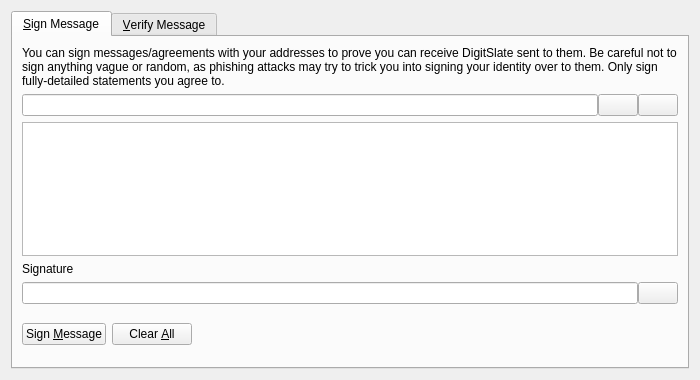
<?xml version="1.0" encoding="UTF-8"?>
<ui version="4.0">
 <class>SignVerifyMessageDialog</class>
 <widget class="QDialog" name="SignVerifyMessageDialog">
  <property name="geometry">
   <rect>
    <x>0</x>
    <y>0</y>
    <width>700</width>
    <height>380</height>
   </rect>
  </property>
  <property name="windowTitle">
   <string>Signatures - Sign / Verify a Message</string>
  </property>
  <property name="modal">
   <bool>true</bool>
  </property>
  <layout class="QVBoxLayout" name="verticalLayout">
   <item>
    <widget class="QTabWidget" name="tabWidget">
     <property name="currentIndex">
      <number>0</number>
     </property>
     <widget class="QWidget" name="tabSignMessage">
      <attribute name="title">
       <string>&amp;Sign Message</string>
      </attribute>
      <layout class="QVBoxLayout" name="verticalLayout_SM">
       <item>
        <widget class="QLabel" name="infoLabel_SM">
         <property name="text">
          <string>You can sign messages/agreements with your addresses to prove you can receive DigitSlate sent to them. Be careful not to sign anything vague or random, as phishing attacks may try to trick you into signing your identity over to them. Only sign fully-detailed statements you agree to.</string>
         </property>
         <property name="textFormat">
          <enum>Qt::PlainText</enum>
         </property>
         <property name="wordWrap">
          <bool>true</bool>
         </property>
        </widget>
       </item>
       <item>
        <layout class="QHBoxLayout" name="horizontalLayout_1_SM">
         <property name="spacing">
          <number>0</number>
         </property>
         <item>
          <widget class="QValidatedLineEdit" name="addressIn_SM">
           <property name="toolTip">
            <string>The DigitSlate address to sign the message with</string>
           </property>
          </widget>
         </item>
         <item>
          <widget class="QPushButton" name="addressBookButton_SM">
           <property name="toolTip">
            <string>Choose previously used address</string>
           </property>
           <property name="text">
            <string/>
           </property>
           <property name="shortcut">
            <string>Alt+A</string>
           </property>
           <property name="autoDefault">
            <bool>false</bool>
           </property>
          </widget>
         </item>
         <item>
          <widget class="QPushButton" name="pasteButton_SM">
           <property name="toolTip">
            <string>Paste address from clipboard</string>
           </property>
           <property name="text">
            <string/>
           </property>
           <property name="shortcut">
            <string>Alt+P</string>
           </property>
           <property name="autoDefault">
            <bool>false</bool>
           </property>
          </widget>
         </item>
        </layout>
       </item>
       <item>
        <widget class="QPlainTextEdit" name="messageIn_SM">
         <property name="toolTip">
          <string>Enter the message you want to sign here</string>
         </property>
        </widget>
       </item>
       <item>
        <widget class="QLabel" name="signatureLabel_SM">
         <property name="text">
          <string>Signature</string>
         </property>
         <property name="textFormat">
          <enum>Qt::PlainText</enum>
         </property>
        </widget>
       </item>
       <item>
        <layout class="QHBoxLayout" name="horizontalLayout_2_SM">
         <property name="spacing">
          <number>0</number>
         </property>
         <item>
          <widget class="QLineEdit" name="signatureOut_SM">
           <property name="font">
            <font>
             <italic>true</italic>
            </font>
           </property>
           <property name="readOnly">
            <bool>true</bool>
           </property>
          </widget>
         </item>
         <item>
          <widget class="QPushButton" name="copySignatureButton_SM">
           <property name="toolTip">
            <string>Copy the current signature to the system clipboard</string>
           </property>
           <property name="text">
            <string/>
           </property>
           <property name="autoDefault">
            <bool>false</bool>
           </property>
          </widget>
         </item>
        </layout>
       </item>
       <item>
        <layout class="QHBoxLayout" name="horizontalLayout_3_SM">
         <item>
          <widget class="QPushButton" name="signMessageButton_SM">
           <property name="toolTip">
            <string>Sign the message to prove you own this DigitSlate address</string>
           </property>
           <property name="text">
            <string>Sign &amp;Message</string>
           </property>
           <property name="autoDefault">
            <bool>false</bool>
           </property>
          </widget>
         </item>
         <item>
          <widget class="QPushButton" name="clearButton_SM">
           <property name="toolTip">
            <string>Reset all sign message fields</string>
           </property>
           <property name="text">
            <string>Clear &amp;All</string>
           </property>
           <property name="autoDefault">
            <bool>false</bool>
           </property>
          </widget>
         </item>
         <item>
          <spacer name="horizontalSpacer_1_SM">
           <property name="orientation">
            <enum>Qt::Horizontal</enum>
           </property>
           <property name="sizeHint" stdset="0">
            <size>
             <width>40</width>
             <height>48</height>
            </size>
           </property>
          </spacer>
         </item>
         <item>
          <widget class="QLabel" name="statusLabel_SM">
           <property name="font">
            <font>
             <weight>75</weight>
             <bold>true</bold>
            </font>
           </property>
           <property name="text">
            <string/>
           </property>
           <property name="wordWrap">
            <bool>true</bool>
           </property>
          </widget>
         </item>
         <item>
          <spacer name="horizontalSpacer_2_SM">
           <property name="orientation">
            <enum>Qt::Horizontal</enum>
           </property>
           <property name="sizeHint" stdset="0">
            <size>
             <width>40</width>
             <height>48</height>
            </size>
           </property>
          </spacer>
         </item>
        </layout>
       </item>
      </layout>
     </widget>
     <widget class="QWidget" name="tabVerifyMessage">
      <attribute name="title">
       <string>&amp;Verify Message</string>
      </attribute>
      <layout class="QVBoxLayout" name="verticalLayout_VM">
       <item>
        <widget class="QLabel" name="infoLabel_VM">
         <property name="text">
          <string>Enter the receiver's address, message (ensure you copy line breaks, spaces, tabs, etc. exactly) and signature below to verify the message. Be careful not to read more into the signature than what is in the signed message itself, to avoid being tricked by a man-in-the-middle attack. Note that this only proves the signing party receives with the address, it cannot prove sendership of any transaction!</string>
         </property>
         <property name="textFormat">
          <enum>Qt::PlainText</enum>
         </property>
         <property name="alignment">
          <set>Qt::AlignLeading|Qt::AlignLeft|Qt::AlignTop</set>
         </property>
         <property name="wordWrap">
          <bool>true</bool>
         </property>
        </widget>
       </item>
       <item>
        <layout class="QHBoxLayout" name="horizontalLayout_1_VM">
         <property name="spacing">
          <number>0</number>
         </property>
         <item>
          <widget class="QValidatedLineEdit" name="addressIn_VM">
           <property name="toolTip">
            <string>The DigitSlate address the message was signed with</string>
           </property>
          </widget>
         </item>
         <item>
          <widget class="QPushButton" name="addressBookButton_VM">
           <property name="toolTip">
            <string>Choose previously used address</string>
           </property>
           <property name="text">
            <string/>
           </property>
           <property name="shortcut">
            <string>Alt+A</string>
           </property>
           <property name="autoDefault">
            <bool>false</bool>
           </property>
          </widget>
         </item>
        </layout>
       </item>
       <item>
        <widget class="QPlainTextEdit" name="messageIn_VM"/>
       </item>
       <item>
        <widget class="QValidatedLineEdit" name="signatureIn_VM"/>
       </item>
       <item>
        <layout class="QHBoxLayout" name="horizontalLayout_2_VM">
         <item>
          <widget class="QPushButton" name="verifyMessageButton_VM">
           <property name="toolTip">
            <string>Verify the message to ensure it was signed with the specified DigitSlate address</string>
           </property>
           <property name="text">
            <string>Verify &amp;Message</string>
           </property>
           <property name="autoDefault">
            <bool>false</bool>
           </property>
          </widget>
         </item>
         <item>
          <widget class="QPushButton" name="clearButton_VM">
           <property name="toolTip">
            <string>Reset all verify message fields</string>
           </property>
           <property name="text">
            <string>Clear &amp;All</string>
           </property>
           <property name="autoDefault">
            <bool>false</bool>
           </property>
          </widget>
         </item>
         <item>
          <spacer name="horizontalSpacer_1_VM">
           <property name="orientation">
            <enum>Qt::Horizontal</enum>
           </property>
           <property name="sizeHint" stdset="0">
            <size>
             <width>40</width>
             <height>48</height>
            </size>
           </property>
          </spacer>
         </item>
         <item>
          <widget class="QLabel" name="statusLabel_VM">
           <property name="font">
            <font>
             <weight>75</weight>
             <bold>true</bold>
            </font>
           </property>
           <property name="text">
            <string/>
           </property>
           <property name="wordWrap">
            <bool>true</bool>
           </property>
          </widget>
         </item>
         <item>
          <spacer name="horizontalSpacer_2_VM">
           <property name="orientation">
            <enum>Qt::Horizontal</enum>
           </property>
           <property name="sizeHint" stdset="0">
            <size>
             <width>40</width>
             <height>48</height>
            </size>
           </property>
          </spacer>
         </item>
        </layout>
       </item>
      </layout>
     </widget>
    </widget>
   </item>
  </layout>
 </widget>
 <customwidgets>
  <customwidget>
   <class>QValidatedLineEdit</class>
   <extends>QLineEdit</extends>
   <header>qvalidatedlineedit.h</header>
  </customwidget>
 </customwidgets>
 <resources>
  <include location="../digitslate.qrc"/>
 </resources>
 <connections/>
</ui>
